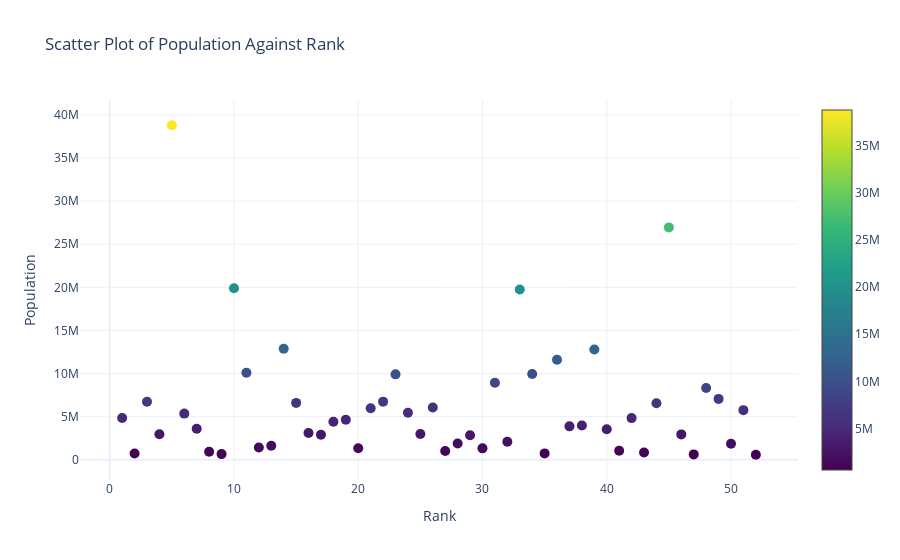

Source (notebook cell):
### Markdown cell above
4. Write a program to draw a scatter plot for a given dataset and show datalabels on hover
https://raw.githubusercontent.com/plotly/datasets/master/2014_usa_states.csv

### Code cell
import pandas as pd
import plotly.graph_objects as go

def load_data(url):
    
    """
    Description:
        Loads the dataset from the given URL.
        
    Parameter:
        url (str): The URL to the dataset.
        
    Returns:
        pd.DataFrame: The loaded dataset as a DataFrame.
    """
    
    return pd.read_csv(url)



def plot_scatter_with_hover_labels(df):
    
    
    """
    Description:
        Generates a scatter plot of population against rank with data labels displayed on hover using Plotly.
        
    Parameter:
        df (pd.DataFrame): The DataFrame containing the dataset.
        
    Returns:
        None
    """
    
    
    fig = go.Figure()

    fig.add_trace(go.Scatter(
        x=df['Rank'],
        y=df['Population'],
        mode='markers',
        marker=dict(
            size=10,
            color=df['Population'],  
            colorscale='Viridis',  
            showscale=True
        ),
        text=df['State'], 
        hoverinfo='text+x+y',  
    ))

    fig.update_layout(
        title="Scatter Plot of Population Against Rank",
        xaxis_title="Rank",
        yaxis_title="Population",
        template="plotly_white",  
    )
    fig.show()



def main():

    url = "https://raw.githubusercontent.com/plotly/datasets/master/2014_usa_states.csv"
    df = load_data(url)
    plot_scatter_with_hover_labels(df)

if __name__ == "__main__":
    main()

### Figure 1 — Plotly figure (JSON) as saved in the notebook; plotly's stock layout.template omitted (floating-point values rounded to 4 significant figures)
{"data": [{"hoverinfo": "text+x+y", "marker": {"color": [4849377, 736732, 6731484, 2966369, 38802500, 5355866, 3596677, 935614, 658893, 19893297, 10097343, 1419561, 1634464, 12880580, 6596855, 3107126, 2904021, 4413457, 4649676, 1330089, 5976407, 6745408, 9909877, 5457173, 2994079, 6063589, 1023579, 1881503, 2839098, 1326813, 8938175, 2085572, 19746227, 9943964, 739482, 11594163, 3878051, 3970239, 12787209, 3548397, 1055173, 4832482, 853175, 6549352, 26956958, 2942902, 626562, 8326289, 7061530, 1850326, 5757564, 584153], "colorscale": [[0, "#440154"], [0.1111, "#482878"], [0.2222, "#3e4989"], [0.3333, "#31688e"], [0.4444, "#26828e"], [0.5556, "#1f9e89"], [0.6667, "#35b779"], [0.7778, "#6ece58"], [0.8889, "#b5de2b"], [1, "#fde725"]], "showscale": true, "size": 10}, "mode": "markers", "text": ["Alabama", "Alaska", "Arizona", "Arkansas", "California", "Colorado", "Connecticut", "Delaware", "District of Columbia", "Florida", "Georgia", "Hawaii", "Idaho", "Illinois", "Indiana", "Iowa", "Kansas", "Kentucky", "Louisiana", "Maine", "Maryland", "Massachusetts", "Michigan", "Minnesota", "Mississippi", "Missouri", "Montana", "Nebraska", "Nevada", "New Hampshire", "New Jersey", "New Mexico", "New York", "North Carolina", "North Dakota", "Ohio", "Oklahoma", "Oregon", "Pennsylvania", "Puerto Rico", "Rhode Island", "South Carolina", "South Dakota", "Tennessee", "Texas", "Utah", "Vermont", "Virginia", "Washington", "West Virginia", "Wisconsin", "Wyoming"], "type": "scatter", "x": [1, 2, 3, 4, 5, 6, 7, 8, 9, 10, 11, 12, 13, 14, 15, 16, 17, 18, 19, 20, 21, 22, 23, 24, 25, 26, 27, 28, 29, 30, 31, 32, 33, 34, 35, 36, 37, 38, 39, 40, 41, 42, 43, 44, 45, 46, 47, 48, 49, 50, 51, 52], "y": [4849377, 736732, 6731484, 2966369, 38802500, 5355866, 3596677, 935614, 658893, 19893297, 10097343, 1419561, 1634464, 12880580, 6596855, 3107126, 2904021, 4413457, 4649676, 1330089, 5976407, 6745408, 9909877, 5457173, 2994079, 6063589, 1023579, 1881503, 2839098, 1326813, 8938175, 2085572, 19746227, 9943964, 739482, 11594163, 3878051, 3970239, 12787209, 3548397, 1055173, 4832482, 853175, 6549352, 26956958, 2942902, 626562, 8326289, 7061530, 1850326, 5757564, 584153]}], "layout": {"title": {"text": "Scatter Plot of Population Against Rank"}, "xaxis": {"title": {"text": "Rank"}}, "yaxis": {"title": {"text": "Population"}}}}
